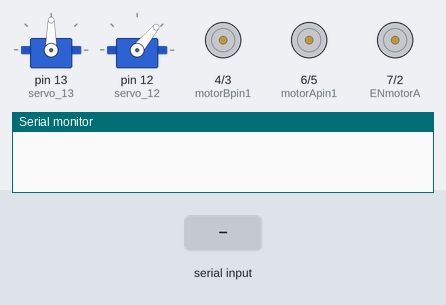
Simulated run of this sketch. Board: Arduino Uno, built with avr-gcc and run on an emulated ATmega328P. Shown: 2 × servo, motor-driver pin pairs drawn as motors (green arrow = first pin HIGH = forward, orange = second pin HIGH = backward, longer = more drive), the last lines printed to the serial monitor. Inputs (shaded band) come from the test bench.

Above: at 1.2 s.
1.3 s: "F" received over the second serial link
At 1.61 s:
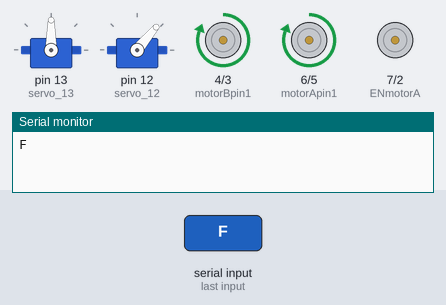
3.2 s: "B" received over the second serial link
At 3.32 s:
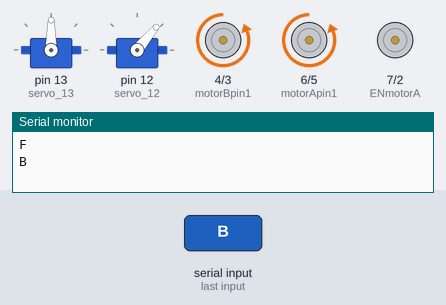
4.9 s: "L" received over the second serial link
At 5.08 s:
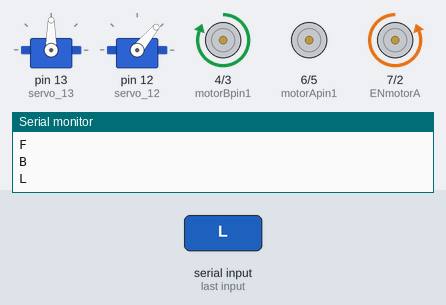
6.7 s: "R" received over the second serial link
At 6.89 s:
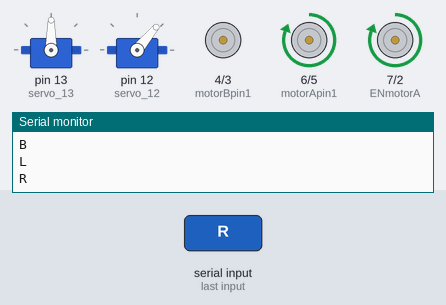
8.5 s: "K" received over the second serial link
At 8.7 s:
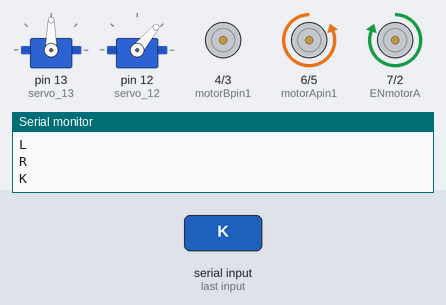
10.3 s: "Q" received over the second serial link
At 10.51 s:
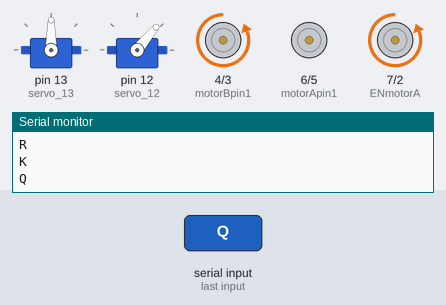
Timing chart, 0 to 13.1 s (numbered marks = the images above; inputs shaded):
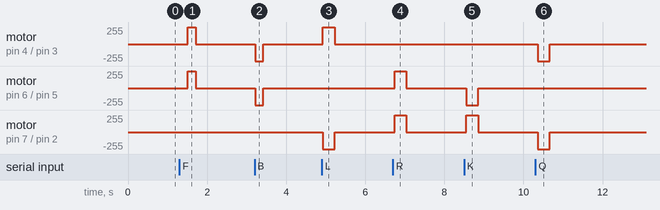

The sketch:

CarControl1.ino
```cpp
#include <SoftwareSerial.h>
#include <Servo.h>


//Define hc-05 bluetooth module
SoftwareSerial BTSerial(10,11);


//Camera Bracket
int pos1 = 0;
Servo servo_13;

int pos2 = 0;
Servo servo_12;

//Motors A
int motorApin1= 6;
int motorApin2= 5;
int ENmotorA = 7;

//Motors B

int motorBpin1= 4;
int motorBpin2 = 3;
int ENmotorB= 2;

// Define Speed

int speed=210;
int forwardSpeed=120;

String message="";


void setup()
{

  Serial.begin(9600); // set the baud rate for the USB serial connection
  BTSerial.begin(9600);
  BTSerial.setTimeout(10);
  pinMode(motorApin1, OUTPUT);
  pinMode(motorApin2, OUTPUT);
  pinMode(ENmotorA, OUTPUT);

  pinMode(motorBpin1, OUTPUT);
  pinMode(motorBpin2, OUTPUT);
  pinMode(ENmotorB, OUTPUT);

  servo_13.attach(13, 500, 2500);
  servo_12.attach(12, 500, 2500);

  servo_12.write(50);

}


void moveForward() {
      digitalWrite(motorApin1, HIGH);
      digitalWrite(motorApin2, LOW);
      digitalWrite(motorBpin1, HIGH);
      digitalWrite(motorBpin2, LOW);
      analogWrite(ENmotorA, forwardSpeed);
      analogWrite(ENmotorB, forwardSpeed);
}

void moveBackward() {
      digitalWrite(motorApin1, LOW);
      digitalWrite(motorApin2, HIGH);
      digitalWrite(motorBpin1, LOW);
      digitalWrite(motorBpin2, HIGH);
      analogWrite(ENmotorA, forwardSpeed);
      analogWrite(ENmotorB, forwardSpeed);
}

void turnLeft() {
      digitalWrite(motorApin1, LOW);
      digitalWrite(motorApin2, LOW);
      digitalWrite(motorBpin2, LOW);
      digitalWrite(motorBpin1, HIGH);
      analogWrite(ENmotorB, speed);
}

void turnRight() {
      digitalWrite(motorApin1, HIGH);
      digitalWrite(motorApin2, LOW);
      digitalWrite(motorBpin1, LOW);
      digitalWrite(motorBpin2, LOW);
      analogWrite(ENmotorA, speed);
}

void reverseRight() {
      digitalWrite(motorApin1, LOW);
      digitalWrite(motorApin2, HIGH);
      digitalWrite(motorBpin1, LOW);
      digitalWrite(motorBpin2, LOW);
      analogWrite(ENmotorA, speed);
}

void reverseLeft() {
      digitalWrite(motorApin1, LOW);
      digitalWrite(motorApin2, LOW);
      digitalWrite(motorBpin2, HIGH);
      digitalWrite(motorBpin1, LOW);
      analogWrite(ENmotorB, speed);
}

void stopMotors() {
      digitalWrite(motorApin1, LOW);
      digitalWrite(motorApin2, LOW);
      digitalWrite(motorBpin1, LOW);
      digitalWrite(motorBpin2, LOW);
      analogWrite(ENmotorA, 0);
      analogWrite(ENmotorB, 0);
}

void loop()
{


  /* if(BTSerial.available()>0)
    {

      Serial.print("Received from Bluetooth: ");
      Serial.print(BTSerial.read());
      Serial.print('\n');
    } */


//test 4

while(BTSerial.available())
{


  message=BTSerial.readString();
  char msg=message.charAt(0);
  Serial.println(msg);

  if(msg=='F')
{

  moveForward();
 delay(200);
 stopMotors();


}
  else if(msg=='S')
{

  stopMotors();

}
else if(msg=='B')
{

  moveBackward();
  delay(200);
  stopMotors();

}
else if(msg=='L')
{
  turnLeft();
  delay(300);
  //delay(200);
  stopMotors();


}
else if(msg=='R')
{
  turnRight();
  delay(300);
  //delay(200);
  stopMotors();


}
else if(msg=='K')
{
  reverseRight();
  delay(300);
  //delay(200);
  stopMotors();

}
else if(msg=='Q')
{
  reverseLeft();
  delay(300);
  //delay(200);
  stopMotors();
}


}


  if(Serial.available())
  {
    BTSerial.write(Serial.read());
  }
  // BTSerial.println("Nirvanaa");

    delay(500);


}
```

Measured:
- after the input at 1.3 s, motor on pin 4 (motorBpin1) / pin 3 (motorBpin2), motor on pin 6 (motorApin1) / pin 5 (motorApin2): stopped → forward 255/255 after 0.21 s, → stopped 0.20 s later
- after the input at 3.2 s, motor on pin 4 (motorBpin1) / pin 3 (motorBpin2), motor on pin 6 (motorApin1) / pin 5 (motorApin2): stopped → backward 255/255 at once, → stopped 0.20 s later
- after the input at 4.9 s, motor on pin 4 (motorBpin1) / pin 3 (motorBpin2): stopped → forward 255/255 at once, → stopped 0.30 s later; motor on pin 7 (ENmotorA) / pin 2 (ENmotorB): stopped → backward 255/255 at once, → stopped 0.30 s later
- after the input at 6.7 s, motor on pin 6 (motorApin1) / pin 5 (motorApin2), motor on pin 7 (ENmotorA) / pin 2 (ENmotorB): stopped → forward 255/255 at once, → stopped 0.30 s later
- after the input at 8.5 s, motor on pin 6 (motorApin1) / pin 5 (motorApin2): stopped → backward 255/255 after 0.05 s, → stopped 0.30 s later; motor on pin 7 (ENmotorA) / pin 2 (ENmotorB): stopped → forward 255/255 after 0.05 s, → stopped 0.30 s later
- after the input at 10.3 s, motor on pin 4 (motorBpin1) / pin 3 (motorBpin2), motor on pin 7 (ENmotorA) / pin 2 (ENmotorB): stopped → backward 255/255 after 0.06 s, → stopped 0.30 s later
